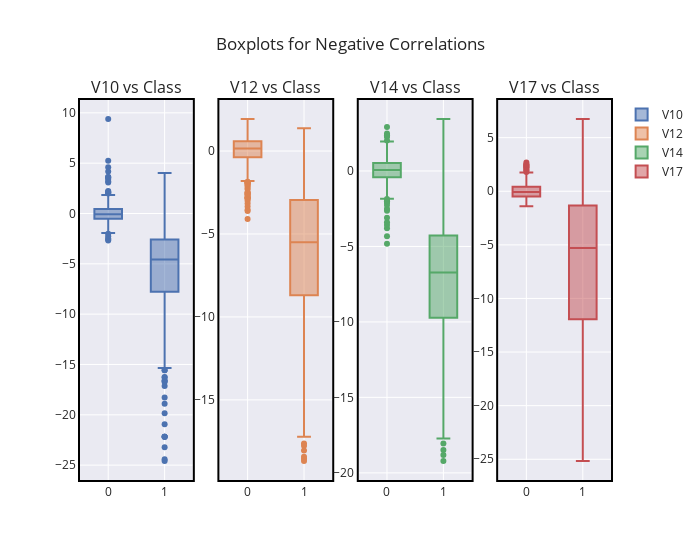

Notebook code for this chart:
### Markdown cell above
#### Box-Plots for Negative Correlation

### Code cell
## # let's thier boxplot now 

rows=1
cols=4
features = ['V10','V12','V14','V17']
fig = make_subplots(rows=rows,cols=cols,subplot_titles=['V10 vs Class','V12 vs Class','V14 vs Class','V17 vs Class'])
for r in range(1,rows+1):
    for c in range(1,cols+1):
        fig.add_trace(go.Box(name=features[r+c-2],x=df_rs['Class'],y=df_rs[features[r+c-2]]),r,c)
        fig.update_xaxes(mirror=True,linewidth=2,linecolor='black',row=r,col=c)
        fig.update_yaxes(mirror=True,linewidth=2,linecolor='black',row=r,col=c)
fig.update_layout(width=700,template='seaborn',title='Boxplots for Negative Correlations')

### Figure 1 — Plotly figure (JSON) as saved in the notebook; plotly's stock layout.template omitted (floating-point values rounded to 4 significant figures; data arrays with more than 128 entries replaced by an {"elided": "..."} marker saying what was removed)
{"data": [{"name": "V10", "type": "box", "x": {"elided": "984 int values"}, "xaxis": "x", "y": {"elided": "984 float values"}, "yaxis": "y"}, {"name": "V12", "type": "box", "x": {"elided": "984 int values"}, "xaxis": "x2", "y": {"elided": "984 float values"}, "yaxis": "y2"}, {"name": "V14", "type": "box", "x": {"elided": "984 int values"}, "xaxis": "x3", "y": {"elided": "984 float values"}, "yaxis": "y3"}, {"name": "V17", "type": "box", "x": {"elided": "984 int values"}, "xaxis": "x4", "y": {"elided": "984 float values"}, "yaxis": "y4"}], "layout": {"annotations": [{"font": {"size": 16}, "showarrow": false, "text": "V10 vs Class", "x": 0.1062, "xanchor": "center", "xref": "paper", "y": 1.0, "yanchor": "bottom", "yref": "paper"}, {"font": {"size": 16}, "showarrow": false, "text": "V12 vs Class", "x": 0.3688, "xanchor": "center", "xref": "paper", "y": 1.0, "yanchor": "bottom", "yref": "paper"}, {"font": {"size": 16}, "showarrow": false, "text": "V14 vs Class", "x": 0.6313, "xanchor": "center", "xref": "paper", "y": 1.0, "yanchor": "bottom", "yref": "paper"}, {"font": {"size": 16}, "showarrow": false, "text": "V17 vs Class", "x": 0.8938, "xanchor": "center", "xref": "paper", "y": 1.0, "yanchor": "bottom", "yref": "paper"}], "title": {"text": "Boxplots for Negative Correlations"}, "width": 700, "xaxis": {"anchor": "y", "domain": [0.0, 0.2125], "linecolor": "black", "linewidth": 2, "mirror": true}, "xaxis2": {"anchor": "y2", "domain": [0.2625, 0.475], "linecolor": "black", "linewidth": 2, "mirror": true}, "xaxis3": {"anchor": "y3", "domain": [0.525, 0.7375], "linecolor": "black", "linewidth": 2, "mirror": true}, "xaxis4": {"anchor": "y4", "domain": [0.7875, 1.0], "linecolor": "black", "linewidth": 2, "mirror": true}, "yaxis": {"anchor": "x", "domain": [0.0, 1.0], "linecolor": "black", "linewidth": 2, "mirror": true}, "yaxis2": {"anchor": "x2", "domain": [0.0, 1.0], "linecolor": "black", "linewidth": 2, "mirror": true}, "yaxis3": {"anchor": "x3", "domain": [0.0, 1.0], "linecolor": "black", "linewidth": 2, "mirror": true}, "yaxis4": {"anchor": "x4", "domain": [0.0, 1.0], "linecolor": "black", "linewidth": 2, "mirror": true}}}
